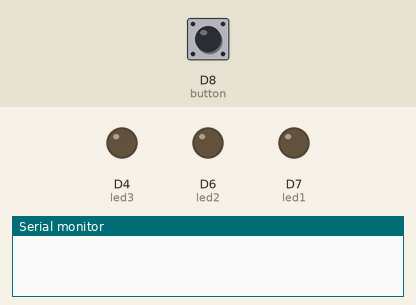
Recording of a sketch running on a simulated ESP8266 (NodeMCU). On the bench: output pins drawn as LEDs (lit = HIGH), the last lines printed to the serial monitor. The inputs (shaded band) are chosen by the test bench; at power-on: D8 (button) LOW.

Above: at 1.2 s.
1.3 s: D8 (button) pulled HIGH for 0.15 s
At 1.7 s:
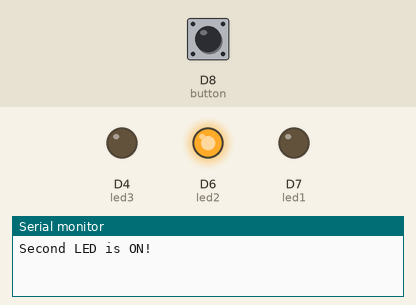
At 10.2 s:
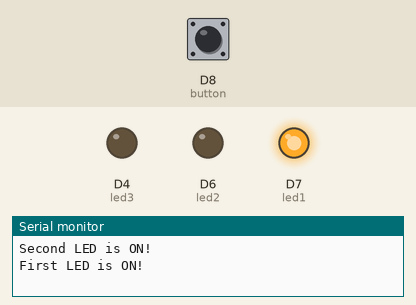
Timing chart, 0 to 16.8 s (numbered marks = the images above; inputs shaded):
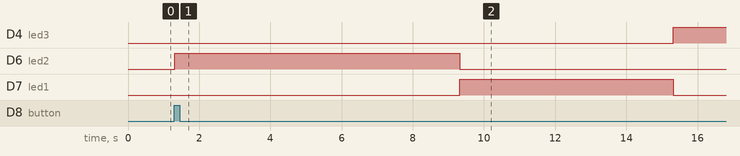

The sketch:

signal_lights.ino
```cpp
#define button D8
#define led1 D7
#define led2 D6
#define led3 D4

void setup() {

    pinMode(led1, OUTPUT);
    pinMode(led2, OUTPUT);
    pinMode(led3, OUTPUT);
    pinMode(button, INPUT);
    digitalWrite(led1, LOW);
    digitalWrite(led2, LOW);
    digitalWrite(led3, LOW);
    Serial.begin(9600);
}


void loop() {
 if (digitalRead(button) == HIGH){
        delay(15); // software debounce
        if (digitalRead(button) == HIGH) {
            // if the switch is HIGH, ie. pushed down - change the lights!
            changeOfLights();
            delay(12000);
        }
    }
 }

void changeOfLights(){
    //turn on second led for 8 seconds
    digitalWrite(led3, LOW);
    digitalWrite(led2, HIGH);
    digitalWrite(led1, LOW);
    Serial.println("Second LED is ON!");
    delay(8000);

   //turn on first led for 6 seconds
    digitalWrite(led3, LOW);
    digitalWrite(led2, LOW);
    digitalWrite(led1, HIGH);
    Serial.println("First LED is ON!");
    delay(6000);

  //turn on third led for 7 seconds
    digitalWrite(led2, LOW);
    digitalWrite(led1, LOW);
    digitalWrite(led3, HIGH);
    Serial.println("Third LED is ON!");
    delay(7000);

  //turn on first and second leds for 5 seconds
    digitalWrite(led1, HIGH);
    digitalWrite(led2, HIGH);
    digitalWrite(led3, LOW);
    Serial.println("First and Second LEDs are ON!!");
    delay(5000);

 //turn on second and third leds for 5 seconds
    digitalWrite(led1, LOW);
    digitalWrite(led2, HIGH);
    digitalWrite(led3, HIGH);
    Serial.println("Second and Third LEDs are ON!!");
    delay(5000);

 //all leds on for 5 seconds
    digitalWrite(led1, HIGH);
    digitalWrite(led2, HIGH);
    digitalWrite(led3, HIGH);
    Serial.println("All the three LEDs are ON!!!");
    delay(5000);

 //all leds off for 8 seconds
    digitalWrite(led2, LOW);
    digitalWrite(led1, LOW);
    digitalWrite(led3, LOW);
    Serial.println("All the three LEDs are OFF!!!");
    delay(8000);
}
```

Measured:
- after the input at 1.3 s, D4 (led3): LOW → HIGH after 14.0 s; D6 (led2): LOW → HIGH at once, → LOW 8.0 s later; D7 (led1): LOW → HIGH after 8.0 s, → LOW 6.0 s later
